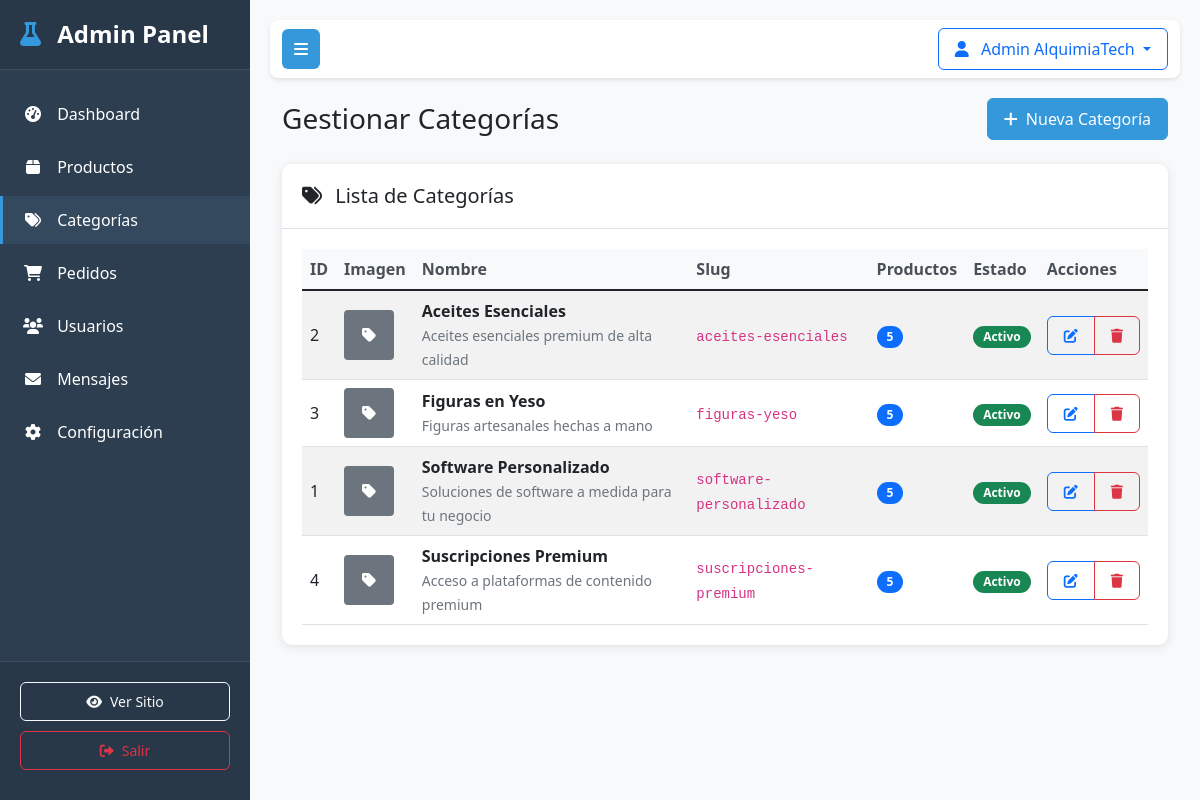
Screenshot of /admin/categories.php (signed in) with the database file from the repository.
### tables this page shows
CREATE TABLE categories (
    id INT AUTO_INCREMENT PRIMARY KEY,
    name VARCHAR(100) NOT NULL,
    description TEXT,
    image VARCHAR(255),
    slug VARCHAR(100) UNIQUE NOT NULL,
    status ENUM('active', 'inactive') DEFAULT 'active',
    created_at TIMESTAMP DEFAULT CURRENT_TIMESTAMP,
    updated_at TIMESTAMP DEFAULT CURRENT_TIMESTAMP ON UPDATE CURRENT_TIMESTAMP
);

### classes/Category.php (called while the page is built, shortened)
<?php
class Category {
    private $db;
    public function __construct() {
        $database = new Database();
        $this->db = $database->getConnection();
    }
    public function getAllCategories() {
        try {
            $sql = "SELECT * FROM categories WHERE status = 'active' ORDER BY name ASC";
            $stmt = $this->db->prepare($sql);
            $stmt->execute();
            return $stmt->fetchAll();
        } catch(PDOException $e) {
            return [];
        }
    }
}
?>

### config/database.php (called while the page is built, shortened)
<?php
class Database {
    private $host = 'localhost';
    private $dbname = 'alquimia_technologic';
    private $username = 'root';
    private $password = '';
    private $pdo;
    public function connect() {
        try {
            $this->pdo = new PDO(
                "mysql:host={$this->host};dbname={$this->dbname};charset=utf8",
                $this->username,
                $this->password,
                [
                    PDO::ATTR_ERRMODE => PDO::ERRMODE_EXCEPTION,
                    PDO::ATTR_DEFAULT_FETCH_MODE => PDO::FETCH_ASSOC,
                    PDO::ATTR_EMULATE_PREPARES => false
                ]
            );
            return $this->pdo;
        } catch(PDOException $e) {
            die("Error de conexión: " . $e->getMessage());
        }
    }
    public function getConnection() {
        return $this->pdo;
    }
}
?>

### admin/categories.php (the view, shortened to what this page needs)
<?php
require_once __DIR__ . '/../classes/Category.php';
$category = new Category();
$categories = $category->getAllCategories();
?>
<!DOCTYPE html>
<html lang="es">
<head>
    <link href="https://cdn.jsdelivr.net/npm/bootstrap@5.1.3/dist/css/bootstrap.min.css" rel="stylesheet">
    <link href="https://cdnjs.cloudflare.com/ajax/libs/font-awesome/6.0.0/css/all.min.css" rel="stylesheet">
    <link href="../assets/css/admin.css" rel="stylesheet">
</head>
<body>
    <div class="wrapper">
        <nav id="sidebar" class="sidebar">
            <div class="sidebar-header">
                <h3>
                    <i class="fas fa-flask"></i>
                    Admin Panel
                </h3>
            </div>
            <ul class="list-unstyled components">
                <li>
                    <a href="dashboard.php">
                        <i class="fas fa-tachometer-alt"></i>
                        Dashboard
                    </a>
                </li>
                <li>
                    <a href="products.php">
                        <i class="fas fa-box"></i>
                        Productos
                    </a>
                </li>
                <li class="active">
                    <a href="categories.php">
                        <i class="fas fa-tags"></i>
                        Categorías
                    </a>
                </li>
                <li>
                    <a href="orders.php">
                        <i class="fas fa-shopping-cart"></i>
                        Pedidos
                    </a>
                </li>
                <li>
                    <a href="users.php">
                        <i class="fas fa-users"></i>
                        Usuarios
                    </a>
                </li>
                <li>
                    <a href="messages.php">
                        <i class="fas fa-envelope"></i>
                        Mensajes
                    </a>
                </li>
                <li>
                    <a href="settings.php">
                        <i class="fas fa-cog"></i>
                        Configuración
                    </a>
                </li>
            </ul>
            <div class="sidebar-footer">
                <a href="../index.php" class="btn btn-outline-light btn-sm">
                    <i class="fas fa-eye me-2"></i>Ver Sitio
                </a>
                <a href="../auth/logout.php" class="btn btn-outline-danger btn-sm">
                    <i class="fas fa-sign-out-alt me-2"></i>Salir
                </a>
            </div>
        </nav>
        <div id="content">
            <nav class="navbar navbar-expand-lg navbar-light bg-light">
                <div class="container-fluid">
                    <button type="button" id="sidebarCollapse" class="btn btn-primary">
                        <i class="fas fa-bars"></i>
                    </button>
                    <div class="ms-auto">
                        <div class="dropdown">
                            <button class="btn btn-outline-primary dropdown-toggle" type="button" id="userDropdown" data-bs-toggle="dropdown">
                                <i class="fas fa-user me-2"></i>
                                <?php echo $_SESSION['user_name']; ?>
                            </button>
                        </div>
                    </div>
                </div>
            </nav>
            <div class="container-fluid">
                <div class="row">
                    <div class="col-12">
                        <div class="d-flex justify-content-between align-items-center mb-4">
                            <h1 class="h3 mb-0">Gestionar Categorías</h1>
                            <button class="btn btn-primary" data-bs-toggle="modal" data-bs-target="#addCategoryModal">
                                <i class="fas fa-plus me-2"></i>Nueva Categoría
                            </button>
                        </div>
                    </div>
                </div>
                <div class="card">
                    <div class="card-header">
                        <h5 class="mb-0">
                            <i class="fas fa-tags me-2"></i>
                            Lista de Categorías
                        </h5>
                    </div>
                    <div class="card-body">
                        <div class="table-responsive">
                            <table class="table table-striped table-hover">
                                <thead>
                                    <tr>
                                        <th>ID</th>
                                        <th>Imagen</th>
                                        <th>Nombre</th>
                                        <th>Slug</th>
                                        <th>Productos</th>
                                        <th>Estado</th>
                                        <th>Acciones</th>
                                    </tr>
                                </thead>
                                <tbody>
                                    <?php foreach ($categories as $cat): ?>
                                        <tr>
                                            <td><?php echo $cat['id']; ?></td>
                                            <td>
                                                <?php if ($cat['image']): ?>
                                                    <img src="<?php echo $cat['image']; ?>"
                                                         alt="<?php echo htmlspecialchars($cat['name']); ?>"
                                                         class="img-thumbnail" style="width: 50px; height: 50px; object-fit: cover;">
                                                <?php else: ?>
                                                    <div class="bg-secondary text-white rounded d-flex align-items-center justify-content-center" style="width: 50px; height: 50px;">
                                                        <i class="fas fa-tag"></i>
                                                    </div>
                                                <?php endif; ?>
                                            </td>
                                            <td>
                                                <strong><?php echo htmlspecialchars($cat['name']); ?></strong>
                                                <?php if ($cat['description']): ?>
                                                    <br><small class="text-muted"><?php echo htmlspecialchars($cat['description']); ?></small>
                                                <?php endif; ?>
                                            </td>
                                            <td><code><?php echo $cat['slug']; ?></code></td>
                                            <td>
                                                <span class="badge bg-primary">5</span>
                                            </td>
                                            <td>
                                                <span class="badge bg-success">Activo</span>
                                            </td>
                                            <td>
                                                <div class="btn-group" role="group">
                                                    <button class="btn btn-outline-primary btn-sm" onclick="editCategory(<?php echo $cat['id']; ?>)">
                                                        <i class="fas fa-edit"></i>
                                                    </button>
                                                    <button class="btn btn-outline-danger btn-sm" onclick="deleteCategory(<?php echo $cat['id']; ?>)">
                                                        <i class="fas fa-trash"></i>
                                                    </button>
                                                </div>
                                            </td>
                                        </tr>
                                    <?php endforeach; ?>
                                </tbody>
                            </table>
                        </div>
                    </div>
                </div>
            </div>
        </div>
    </div>
</body>
</html>

### assets/css/admin.css (style rules this page uses)
:root { --sidebar-width: 250px; --sidebar-bg: #2c3e50; --sidebar-hover: #34495e; --primary-color: #3498db; --success-color: #27ae60; --warning-color: #f39c12; --danger-color: #e74c3c; --light-bg: #f8f9fa; --border-color: #dee2e6; }
body { font-family: 'Segoe UI', Tahoma, Geneva, Verdana, sans-serif; background-color: var(--light-bg); }
.wrapper { display: flex; width: 100%; align-items: stretch; }
.sidebar { min-width: var(--sidebar-width); max-width: var(--sidebar-width); background: var(--sidebar-bg); color: #fff; transition: all 0.3s; position: fixed; height: 100vh; z-index: 1000; }
.sidebar-header { padding: 20px; background: rgba(0, 0, 0, 0.1); border-bottom: 1px solid rgba(255, 255, 255, 0.1); }
.sidebar-header h3 { margin: 0; font-size: 1.5rem; font-weight: 600; }
.sidebar-header h3 i { margin-right: 10px; color: var(--primary-color); }
.sidebar .components { padding: 20px 0; }
.sidebar .components li { margin-bottom: 5px; }
.sidebar .components li a { padding: 12px 20px; display: block; color: #fff; text-decoration: none; transition: all 0.3s; border-left: 3px solid transparent; }
.sidebar .components li a:hover, .sidebar .components li.active a { background: var(--sidebar-hover); border-left-color: var(--primary-color); color: #fff; }
.sidebar .components li a i { margin-right: 10px; width: 20px; text-align: center; }
.sidebar-footer { position: absolute; bottom: 0; width: 100%; padding: 20px; background: rgba(0, 0, 0, 0.1); border-top: 1px solid rgba(255, 255, 255, 0.1); }
.sidebar-footer .btn { margin-bottom: 10px; width: 100%; }
#content { width: 100%; padding: 20px; min-height: 100vh; transition: all 0.3s; margin-left: var(--sidebar-width); }
.navbar { background: #fff !important; box-shadow: 0 2px 4px rgba(0, 0, 0, 0.1); margin-bottom: 20px; border-radius: 8px; }
#sidebarCollapse { background: var(--primary-color); border: none; padding: 8px 12px; }
.card { border: none; box-shadow: 0 2px 10px rgba(0, 0, 0, 0.1); border-radius: 10px; margin-bottom: 20px; }
.card-header { background: #fff; border-bottom: 1px solid var(--border-color); border-radius: 10px 10px 0 0 !important; padding: 20px; }
.card-body { padding: 20px; }
.table { margin-bottom: 0; }
.table th { border-top: none; font-weight: 600; color: #495057; background: #f8f9fa; }
.table td { vertical-align: middle; border-top: 1px solid var(--border-color); }
.btn { border-radius: 6px; font-weight: 500; padding: 8px 16px; transition: all 0.3s; }
.btn-primary { background: var(--primary-color); border-color: var(--primary-color); }
.badge { font-size: 0.75rem; padding: 5px 10px; border-radius: 15px; }

### rows the page displays
categories: id "2", name "Aceites Esenciales", description "Aceites esenciales premium de alta calidad", slug "aceites-esenciales"
categories: id "3", name "Figuras en Yeso", description "Figuras artesanales hechas a mano", slug "figuras-yeso"
categories: id "1", name "Software Personalizado", description "Soluciones de software a medida para tu negocio", slug "software-personalizado"
categories: id "4", name "Suscripciones Premium", description "Acceso a plataformas de contenido premium", slug "suscripciones-premium"

### other values shown
$_SESSION['user_name'] "Admin AlquimiaTech"
